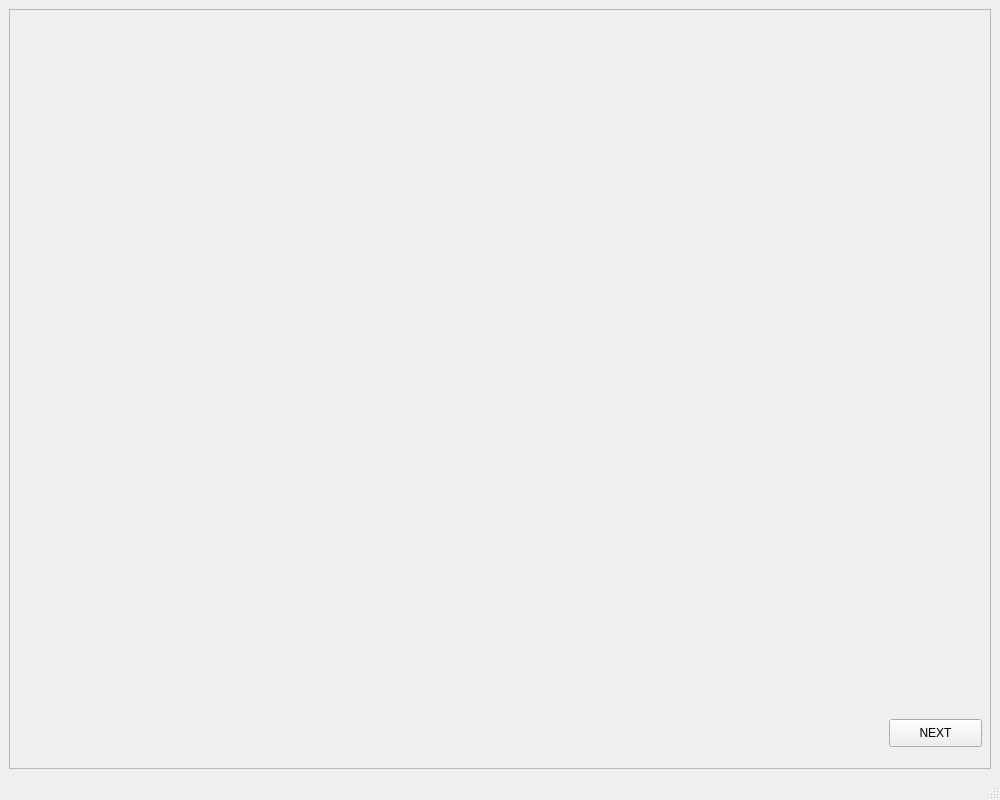
<?xml version="1.0" encoding="UTF-8"?>
<ui version="4.0">
 <class>MainWindow</class>
 <widget class="QMainWindow" name="MainWindow">
  <property name="geometry">
   <rect>
    <x>0</x>
    <y>0</y>
    <width>1000</width>
    <height>800</height>
   </rect>
  </property>
  <property name="windowTitle">
   <string>MainWindow</string>
  </property>
  <widget class="QWidget" name="centralwidget">
   <layout class="QGridLayout" name="gridLayout">
    <item row="0" column="0">
     <widget class="QFrame" name="frame">
      <property name="frameShape">
       <enum>QFrame::StyledPanel</enum>
      </property>
      <property name="frameShadow">
       <enum>QFrame::Raised</enum>
      </property>
      <widget class="QLabel" name="label">
       <property name="geometry">
        <rect>
         <x>12</x>
         <y>12</y>
         <width>1000</width>
         <height>800</height>
        </rect>
       </property>
       <property name="text">
        <string/>
       </property>
      </widget>
      <widget class="QPushButton" name="nextbutton">
       <property name="geometry">
        <rect>
         <x>880</x>
         <y>710</y>
         <width>93</width>
         <height>28</height>
        </rect>
       </property>
       <property name="text">
        <string>NEXT</string>
       </property>
      </widget>
     </widget>
    </item>
   </layout>
  </widget>
  <widget class="QStatusBar" name="statusbar"/>
 </widget>
 <resources/>
 <connections/>
</ui>
